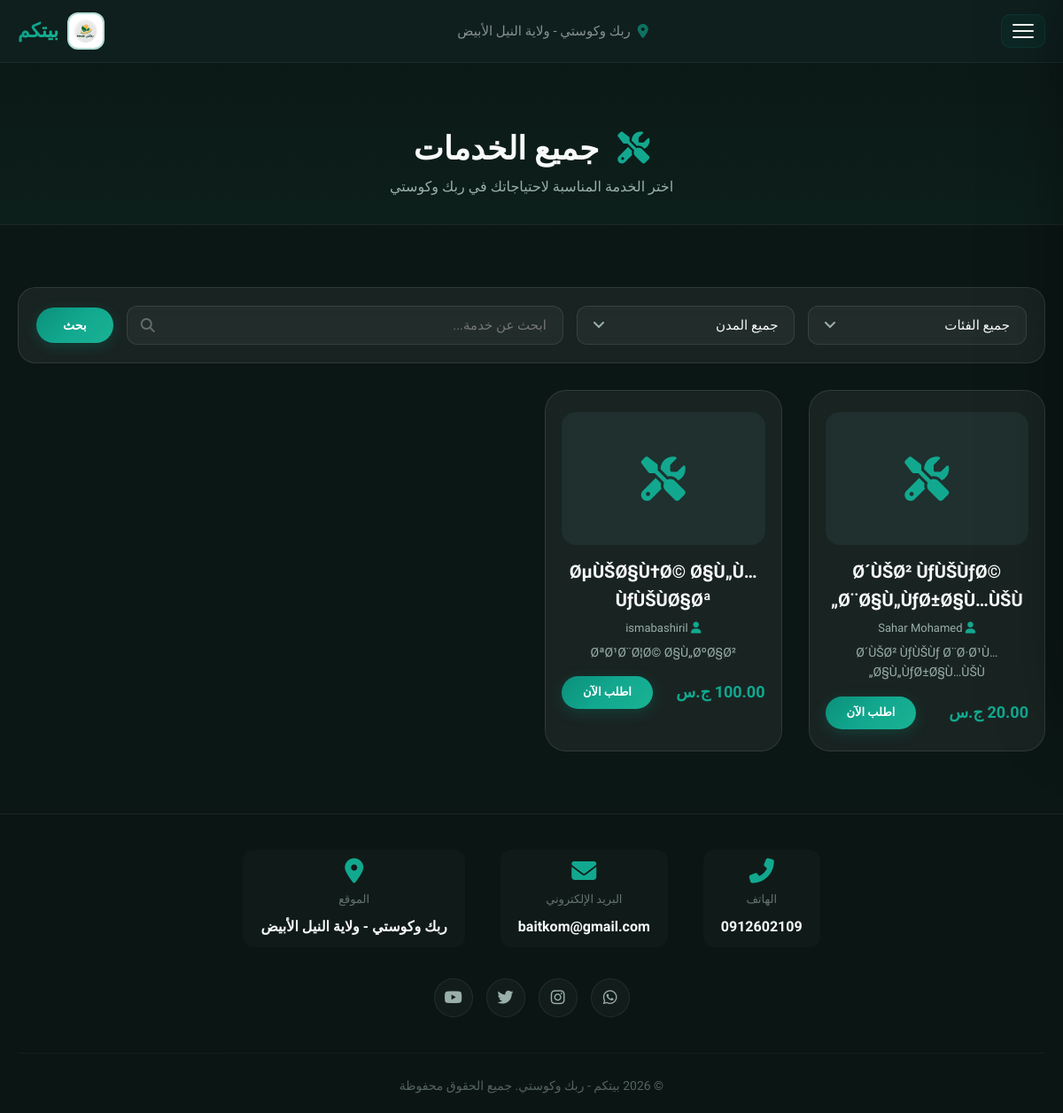
The page /services.php (signed in) on the database its author committed.
### tables this page shows
CREATE TABLE `services` (
  `id` int(11) NOT NULL auto_increment,
  `provider_id` int(11) NOT NULL,
  `name` varchar(100) NOT NULL,
  `description` text,
  `price` decimal(10,2) NOT NULL,
  `allow_quantity` tinyint(1) NOT NULL default '0',
  `max_quantity` int(11) default NULL,
  `category` varchar(50) default NULL,
  `icon` varchar(50) default 'fa-tools',
  `badge` varchar(50) default NULL,
  `image` varchar(255) default NULL,
  `status` enum('active','inactive') default 'active',
  `created_at` timestamp NOT NULL default CURRENT_TIMESTAMP,
  PRIMARY KEY  (`id`),
  KEY `provider_id` (`provider_id`)
);

CREATE TABLE `users` (
  `id` int(11) NOT NULL auto_increment,
  `name` varchar(100) NOT NULL,
  `username` varchar(50) NOT NULL,
  `email` varchar(100) NOT NULL,
  `phone` varchar(20) NOT NULL,
  `region` varchar(100) NOT NULL,
  `city` varchar(50) default NULL,
  `age` int(11) NOT NULL,
  `service_type` varchar(50) NOT NULL,
  `password` varchar(255) NOT NULL,
  `user_type` enum('admin','provider','receiver') default 'provider',
  `admin_role` enum('super_admin','main','providers','clients','reviews') default NULL,
  `manager_role` varchar(50) default NULL,
  `is_approved` enum('pending','approved','rejected') default 'pending',
  `profile_image` varchar(255) default NULL,
  `national_id_image` varchar(255) default NULL,
  `certificate_image` varchar(255) default NULL,
  `working_area` varchar(255) default NULL,
  `created_at` timestamp NOT NULL default CURRENT_TIMESTAMP,
  `is_banned` tinyint(1) NOT NULL default '0',
  `welcome_shown` tinyint(1) NOT NULL default '0',
  PRIMARY KEY  (`id`),
  UNIQUE KEY `username` (`username`),
  UNIQUE KEY `email` (`email`),
  KEY `idx_is_approved` (`is_approved`),
  KEY `idx_user_type` (`user_type`)
);

### config.php (called while the page is built, shortened)
<?php
function isLoggedIn() {
    return isset($_SESSION['user_id']);
}
    ?>

### services.php (the view, shortened to what this page needs)
<?php
require_once 'config.php';
$search = isset($_GET['search']) ? trim($_GET['search']) : '';
$sql = "SELECT s.*, u.name as provider_name FROM services s JOIN users u ON s.provider_id = u.id WHERE s.status = 'active'";
$params = array();
$sql .= " ORDER BY s.created_at DESC";
$stmt = $pdo->prepare($sql);
$stmt->execute($params);
$services = $stmt->fetchAll();
?>
<!DOCTYPE html>
<html lang="ar" dir="rtl">
<head>
    <link rel="stylesheet" href="https://cdnjs.cloudflare.com/ajax/libs/font-awesome/6.5.0/css/all.min.css">
    <link href="https://unpkg.com/aos@2.3.1/dist/aos.css" rel="stylesheet">
</head>
<body>
    <header id="mainHeader">
        <div class="container header-inner">
            <div class="logo">
                <img src="uploads/sh.png" alt="بيتكم">
                <span>بيتكم</span>
            </div>
            <div class="header-center">
                <i class="fas fa-map-marker-alt"></i>
                <span>ربك وكوستي - ولاية النيل الأبيض</span>
            </div>
            <button class="hamburger" id="hamburgerBtn"><span></span><span></span><span></span></button>
        </div>
    </header>
    <div class="page-header">
        <div class="container">
            <h1 data-aos="fade-up"><i class="fas fa-tools"></i> جميع الخدمات</h1>
            <p data-aos="fade-up" data-aos-delay="100">اختر الخدمة المناسبة لاحتياجاتك في ربك وكوستي</p>
        </div>
    </div>
    <section>
        <div class="container">
            <div class="filter-box" data-aos="fade-up">
                <form method="GET" action="">
                    <div class="filter-select">
                        <select name="category">
                            <option value="">جميع الفئات</option>
                        </select>
                    </div>
                    <div class="filter-select">
                        <select name="city">
                            <option value="">جميع المدن</option>
                        </select>
                    </div>
                    <div class="filter-search">
                        <input type="text" name="search" placeholder="ابحث عن خدمة..." value="<?php echo htmlspecialchars($search); ?>">
                        <i class="fas fa-search"></i>
                    </div>
                    <button type="submit" class="btn-primary">بحث</button>
                </form>
            </div>
            <?php if (count($services) == 0): ?>
                <div class="empty-state" data-aos="fade-up">
                    <i class="fas fa-tools"></i>
                    <h3>لا توجد خدمات مطابقة</h3>
                    <p>حاول تغيير معايير البحث</p>
                    <a href="services.php" class="btn-primary">عرض جميع الخدمات</a>
                </div>
            <?php else: ?>
                <div class="services-grid" data-aos="fade-up">
                    <?php foreach ($services as $service): ?>
                        <div class="card">
                            <div class="image-wrapper">
                                <?php if ($service['image'] && file_exists($service['image'])): ?>
                                    <img src="<?php echo htmlspecialchars($service['image']); ?>" alt="<?php echo htmlspecialchars($service['name']); ?>">
                                <?php else: ?>
                                    <div class="icon-placeholder"><i class="fas <?php echo htmlspecialchars($service['icon']); ?>"></i></div>
                                <?php endif; ?>
                            </div>
                            <h3><?php echo htmlspecialchars($service['name']); ?></h3>
                            <p style="font-size:13px; margin-bottom:5px;">
                                <i class="fas fa-user" style="color:var(--primary-teal);"></i>
                                <?php echo htmlspecialchars($service['provider_name']); ?>
                            </p>
                            <p><?php echo htmlspecialchars($service['description']); ?></p>
                            <div style="display:flex; justify-content:space-between; align-items:center; margin-top:10px;">
                                <span style="color:var(--primary-teal); font-weight:700; font-size:18px;">
                                    <?php echo number_format($service['price'], 2); ?> ج.س
                                </span>
                                <?php if (isLoggedIn()): ?>
                                    <a href="book_service.php?id=<?php echo $service['id']; ?>" class="btn-sm">اطلب الآن</a>
                                <?php else: ?>
                                    <a href="login.php?redirect=book_service.php?id=<?php echo $service['id']; ?>" class="btn-sm">اطلب الآن</a>
                                <?php endif; ?>
                            </div>
                        </div>
                    <?php endforeach; ?>
                </div>
            <?php endif; ?>
        </div>
    </section>
    <footer>
        <div class="container">
            <div class="footer-grid">
                <div class="contact-section">
                    <div class="contact-item">
                        <i class="fas fa-phone-alt"></i>
                        <span class="label">الهاتف</span>
                        <span class="value"><a href="tel:0912602109">0912602109</a></span>
                    </div>
                    <div class="contact-item">
                        <i class="fas fa-envelope"></i>
                        <span class="label">البريد الإلكتروني</span>
                        <span class="value"><a href="mailto:baitkom@gmail.com">baitkom@gmail.com</a></span>
                    </div>
                    <div class="contact-item">
                        <i class="fas fa-map-marker-alt"></i>
                        <span class="label">الموقع</span>
                        <span class="value">ربك وكوستي - ولاية النيل الأبيض</span>
                    </div>
                </div>
                <div class="social-icons">
                    <a href="#"><i class="fab fa-whatsapp"></i></a>
                    <a href="#"><i class="fab fa-instagram"></i></a>
                    <a href="#"><i class="fab fa-twitter"></i></a>
                    <a href="#"><i class="fab fa-youtube"></i></a>
                </div>
                <div class="copyright">© 2026 بيتكم - ربك وكوستي. جميع الحقوق محفوظة</div>
            </div>
        </div>
    </footer>
</body>
</html>

### rows shown on the page
services: name "Ø´ÙŠØ² ÙƒÙŠÙƒØ© Ø¨Ø§Ù„ÙƒØ±Ø§Ù…ÙŠÙ„", provider.name "Sahar Mohamed", description "Ø´ÙŠØ² ÙƒÙŠÙƒ Ø¨Ø·Ø¹Ù… Ø§Ù„ÙƒØ±Ø§Ù…ÙŠÙ„", price "20.00"
services: name "ØµÙŠØ§Ù†Ø© Ø§Ù„Ù…ÙƒÙŠÙØ§Øª", provider.name "ismabashiril", description "ØªØ¹Ø¨Ø¦Ø© Ø§Ù„ØºØ§Ø²", price "100.00"
